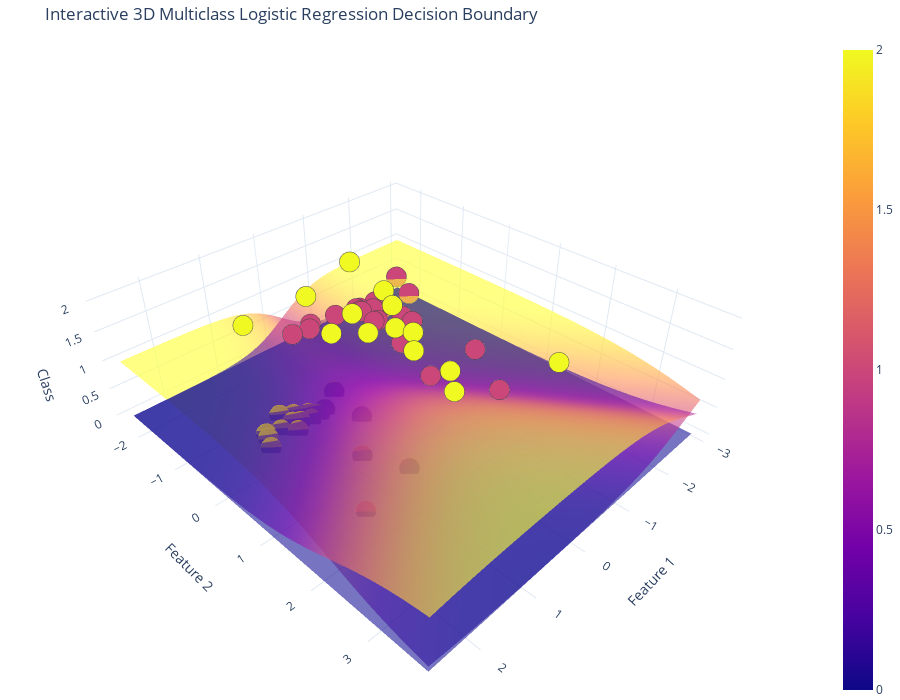

Notebook source saved alongside this figure:
### Code cell
from helper.utils import plot_interactive_decision_boundary
# Use only the first three features for visualization purposes
X_train_3d = X_train[:, :3]
X_test_3d = X_test[:, :3]

# Initialize and train the model
model = MulticlassLogisticRegression(learning_rate=0.01, max_iter=500, batch_size=32, n_classes=3)
model.fit(X_train_3d, y_train)

# Plot the final interactive decision boundary
plot_interactive_decision_boundary(X_test_3d, y_test, model)
